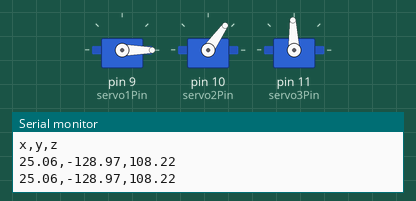
A sketch run on a simulated Arduino Uno, built with avr-gcc and run on an emulated ATmega328P. Parts: 3 × servo, the last lines printed to the serial monitor.

Above: at 0.05 s.
At 0.95 s:
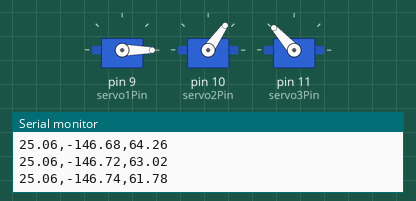
At 1.35 s:
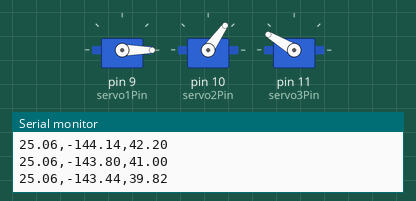
At 2.7 s:
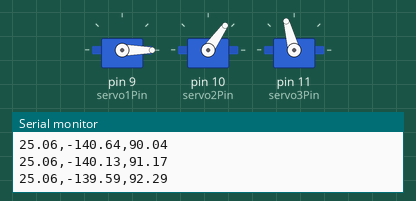
Timing chart, 0 to 7.0 s (numbered marks = the images above):
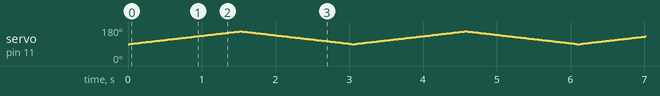

The sketch:

DK_Walk.ino
```cpp
#include <Servo.h>
#include <Math.h>

// Definir Servos
Servo servo1;
Servo servo2;
Servo servo3;

const int servo1Pin = 9;
const int servo2Pin = 10;
const int servo3Pin = 11;

float q1_deg = 0.0;  // q1 fijo en 0° para este ejemplo
float q2_deg = -35.0; // q2 fijo en -45° para caminar
float q3_deg = 0.0;  // Rango dinámico de q3

// forwardKinematics: Calcula x,y,z dados q1_deg, q2_deg, q3_deg (en grados)
void forwardKinematics(float q1_deg, float q2_deg, float q3_deg, float &x, float &y, float &z) {
  float q1 = radians(q1_deg);
  float q2 = radians(q2_deg);
  float q3 = radians(q3_deg);

  float s1 = sin(q1);
  float c1 = cos(q1);
  float s2 = sin(q2);
  float c2 = cos(q2);
  float s23 = sin(q2 - q3);
  float c23 = cos(q2 - q3);

  x = 7.96*s1*s23 + 64.49*s1*c2 + 70.54*s1*c23 + 22.93*s1 + 25.06*c1;
  y = 25.06*s1 - 7.96*s23*c1 - 64.49*c1*c2 - 70.54*c1*c23 - 22.93*c1;
  z = -64.49*s2 - 70.54*s23 + 7.96*c23 + 24.25;
}

// moveServos: Ajusta servos según q2, q3 en el modelo
void moveServos(float q1_model, float q2_model, float q3_model) {
  float servo1_angle = q1_model;
  float servo2_angle = q2_model + 90.0;
  float servo3_angle = 90.0 - q3_model;

  servo1_angle = constrain(servo1_angle, 0, 180);
  servo2_angle = constrain(servo2_angle, 0, 180);
  servo3_angle = constrain(servo3_angle, 0, 180);

  servo1.write(servo1_angle);
  servo2.write(servo2_angle);
  servo3.write(servo3_angle);
}

void setup() {
  Serial.begin(9600);
  servo1.attach(servo1Pin);
  servo2.attach(servo2Pin);
  servo3.attach(servo3Pin);

  Serial.println("x,y,z"); // Encabezado opcional

  // Posición inicial
  float x, y, z;
  moveServos(q1_deg, q2_deg, q3_deg);
  forwardKinematics(q1_deg, q2_deg, q3_deg, x, y, z);
  Serial.print(x); Serial.print(","); Serial.print(y); Serial.print(","); Serial.println(z);
}

void loop() {
  // Movimiento continuo para q3
  for (float q3 = 0; q3 >= -67.5; q3 -= 1.0) {
    q3_deg = q3;
    moveServos(q1_deg, q2_deg, q3_deg);

    // Calcular cinemática directa
    float x, y, z;
    forwardKinematics(q1_deg, q2_deg, q3_deg, x, y, z);

    // Imprimir x,y,z
    Serial.print(x); Serial.print(","); Serial.print(y); Serial.print(","); Serial.println(z);

    delay(20); // Ajusta para más velocidad
  }

  for (float q3 = -67.5; q3 <= 0; q3 += 1.0) {
    q3_deg = q3;
    moveServos(q1_deg, q2_deg, q3_deg);

    // Calcular cinemática directa
    float x, y, z;
    forwardKinematics(q1_deg, q2_deg, q3_deg, x, y, z);

    // Imprimir x,y,z
    Serial.print(x); Serial.print(","); Serial.print(y); Serial.print(","); Serial.println(z);

    delay(20); // Ajusta para más velocidad
  }
}
```
